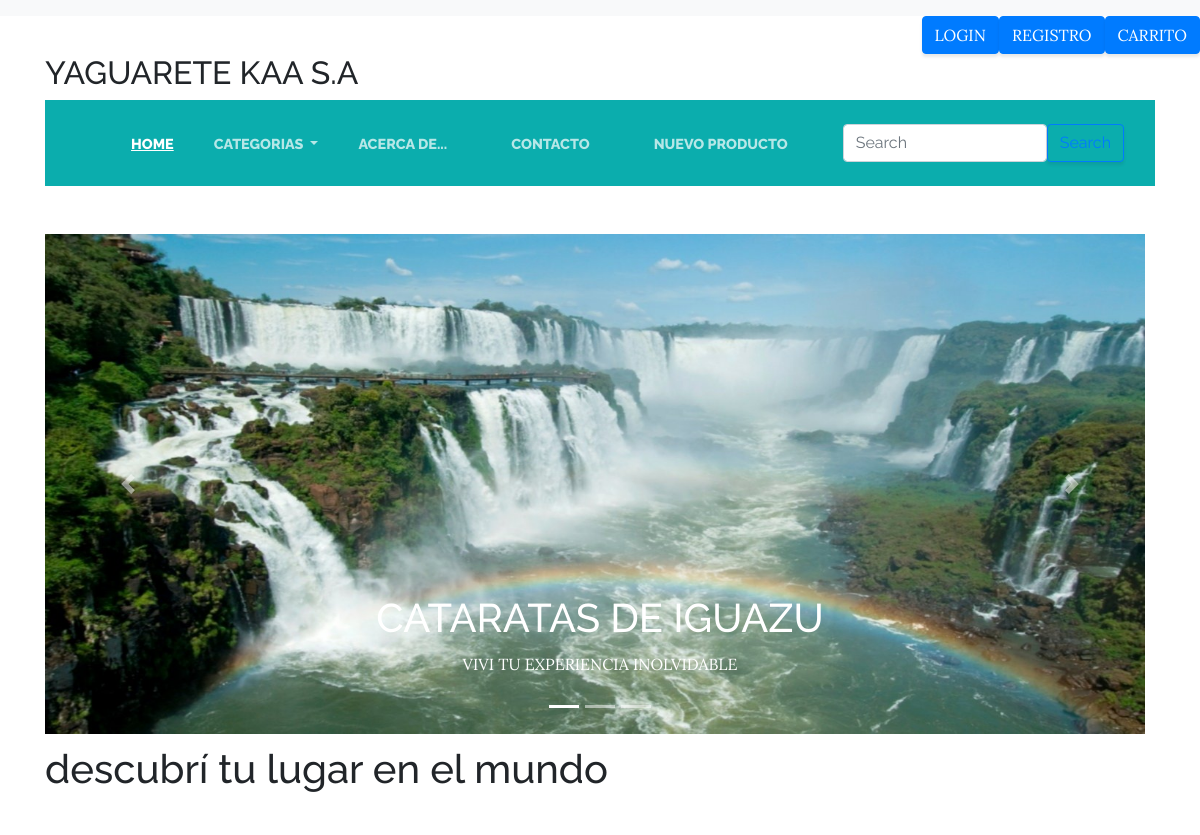
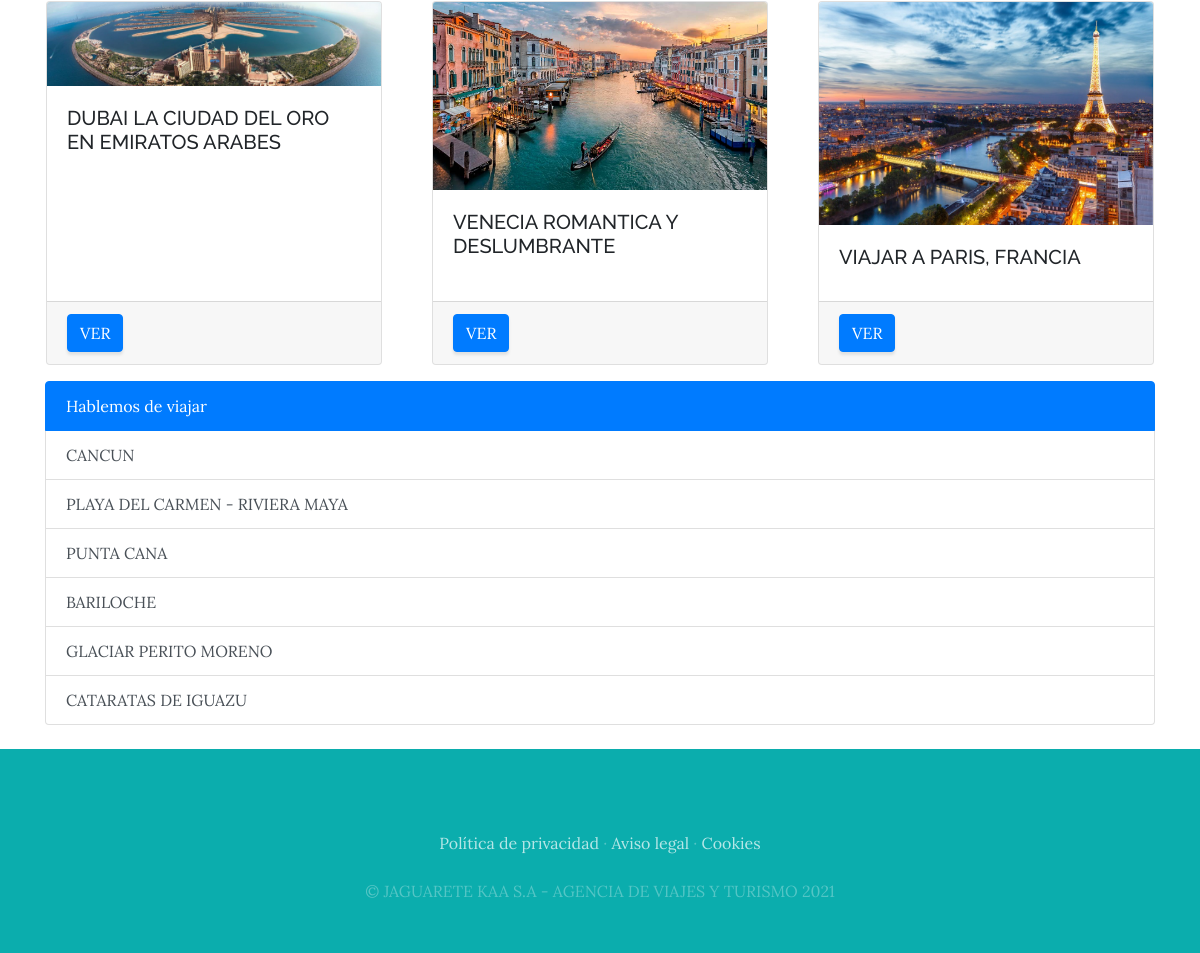
The page / on the database its author committed (2 pictures, top to bottom).
### ProyectoWebApp/models.py (models this page shows)
class Productos(models.Model):
    categoria = models.ForeignKey(Categorias, on_delete=models.CASCADE,
related_name="clasificacion_seccion")
    fecha_creacion = models.DateTimeField(auto_now_add= True)
    titulo = models.CharField(max_length=2000, null=False)
    descripcion = models.CharField(max_length=2000, null=False)
    imagen = models.ImageField(upload_to="productos", blank=True, null=True)
    precio = models.IntegerField()
    precio_oferta = models.IntegerField()
    usuario = models.ForeignKey(User, on_delete=models.CASCADE, related_name="usuario")
    subtotal = models.IntegerField(default=0)

### ProyectoWebApp/views.py (the view)
# urls.py: 2. Add a URL to urlpatterns:  path('', views.home, name='home')
def home(request):
    tres_productos=Productos.objects.all().order_by("-id")[0:3]
    resto_productos = Productos.objects.all().order_by("-id")[3:]
    contexto={
             'tres_productos': tres_productos,
             'resto_productos': resto_productos
            }
    return render(request, "ProyectoWebApp/home.html", contexto)

### ProyectoWebApp/templates/ProyectoWebApp/home.html (shortened to what this page needs)
{% extends "ProyectoWebApp/base.html" %}
{% load static %}
{% block content %}
  <div id="demo" class="carousel slide" data-ride="carousel">
    <ul class="carousel-indicators">
      <li data-target="#demo" data-slide-to="0" class="active"></li>
      <li data-target="#demo" data-slide-to="1"></li>
      <li data-target="#demo" data-slide-to="2"></li>
    </ul>
    <div class="carousel-inner">
      <div class="carousel-item active">
        <img src="{% static 'ProyectoWebApp/img/cataratas1.jpg' %}" alt="cataratas" width="1100" height="500">
        <div class="carousel-caption">
          <h1>CATARATAS DE IGUAZU</h1>
          <p>VIVI TU EXPERIENCIA INOLVIDABLE</p>
        </div>
      </div>
    </div>
    <a class="carousel-control-prev" href="#demo" data-slide="prev">
      <span class="carousel-control-prev-icon"></span>
    </a>
    <a class="carousel-control-next" href="#demo" data-slide="next">
      <span class="carousel-control-next-icon"></span>
    </a>
  </div>
  <h1 class="jaguarete-font jaguarete-color margin-top-none"><span><p>descubrí tu lugar en el mundo</p></span></h1>
</div>
<div class="container">
  <div class="row d-flex justify-content-between">
   {% for producto in tres_productos %}
  <div class="card m-3 imagen" style="width:21rem">
    <img src="{{producto.imagen.url }}" class="card-img-top" alt="...">
    <div class="card-body">
    <h5 class="card-title">{{producto.titulo}}</h5>
  </div>
    <div class="card-footer">
        <a href="{% url 'VISUALIZAR' producto.id %}" class="btn btn-primary">VER</a>
      </div>
    </div>
    {% endfor %}
    </div>
<div class="list-group">
  <a href="#" class="list-group-item list-group-item-action active" aria-current="true">
    Hablemos de viajar
  </a>
  {% for producto in resto_productos %}
  <a href="{% url 'VISUALIZAR' producto.id %}" class="list-group-item list-group-item-action">{{ producto.titulo }}</a>
  {% endfor %}
</div>
</div>
<br>
{% endblock %}

### ProyectoWebApp/templates/ProyectoWebApp/base.html (shortened to what this page needs)
<!DOCTYPE html>
<html lang="en">
  <head>
<head>
    {% load static %}
    <link href="{% static 'ProyectoWebApp/vendor/bootstrap/css/bootstrap.min.css' %}" rel="stylesheet">
    <link href="{% static 'ProyectoWebApp/css/gestion.css' %}" rel="stylesheet">
</head>
<body>
  <nav class="navbar navbar-light bg-light">
  </nav>
  <div class="d-grid gap-2 d-md-flex justify-content-md-end">
    {% if user.is_authenticated%}
    <a href="#">@{{ user.username }}</a>
    <a href="{% url 'logout' %}" class="btn btn-primary">DESCONECTAR</a>
    {% else %}
    <a href="{% url 'login' %}" class="btn btn-primary">LOGIN</a>
    <a href="{% url 'REGISTRO' %}" class="btn btn-primary">REGISTRO</a>
    {% endif %}
    <button class="btn btn-primary" type="button">CARRITO</button>
  </div>
<div class="container">
    <h2> YAGUARETE KAA S.A</h2>
 <nav class="navbar navbar-expand-lg navbar-dark py-lg-4" id="mainNav">
  <div class="container">
    <div class="collapse navbar-collapse" id="navbarResponsive">
      <ul class="navbar-nav mx-auto">
        <li class="nav-item {% if request.path == '/' %}active{% endif %} px-lg-4">
          <a class="nav-link text-uppercase text-expanded" href="{% url 'HOME' %}">HOME</a>
        </li>
        <li class="nav-item {% if request.path == '/categorias' %}active {% endif %}dropdown">
          <a class="nav-link dropdown-toggle" href="#" id="navbardrop" data-toggle="dropdown">
            CATEGORIAS
          </a>
        </li>
        <li class="nav-item {% if request.path == '/acerca' %}active {% endif %} px-lg-4">
          <a class="nav-link text-uppercase text-expanded" href="{% url 'ACERCA DE...' %}">ACERCA DE...</a>
        </li>
        <li class="nav-item {% if request.path == '/contacto' %}active {% endif %}px-lg-4">
          <a class="nav-link text-uppercase text-expanded" href="{% url 'CONTACTO' %}">CONTACTO</a>
        </li>
        <li class="nav-item {% if request.path == '/nuevo' %}disabled {% endif %}px-lg-4">
          <a class="nav-link text-uppercase text-expanded" href="{% url 'NUEVO PRODUCTO' %}">NUEVO PRODUCTO</a>
        </li>
       </ul>
      <form class="d-flex">
        <input class="form-control me-2" type="search" placeholder="Search" aria-label="Search">
        <button class="btn btn-outline-primary" type="submit">Search</button>
      </form>
    </div>
  </div>
</nav><br><br>
 {% block content %}
 {% endblock %}
    <footer class="footer text-faded text-center py-5">
      <div class="container">
        <p class="m-0 mbt">
        	<a href="sample.html" class="link">Política de privacidad</a> ·
        	<a href="sample.html" class="link">Aviso legal</a> ·
        	<a href="sample.html" class="link">Cookies</a>
		</p>
        <p class="m-0 mbt1">&copy; JAGUARETE KAA S.A - AGENCIA DE VIAJES Y TURISMO 2021</p>
      </div>
	</footer>
</body>
</html>

### ProyectoWebApp/static/ProyectoWebApp/css/gestion.css (style rules this page uses)
body { font-family: 'Lora'; background: white; background-attachment: fixed; background-position: center; background-size: auto; }
h1, h2, h3, h4, h5, h6 { font-family: 'Raleway'; }
p { line-height: 1.75; }
.text-faded { color: rgba(255, 255, 255, 0.3); }
#mainNav { background-color: rgb(11, 173, 173); font-family: 'Raleway'; }
#mainNav .navbar-nav .nav-item .nav-link { color: rgba(255, 255, 255, 0.7); font-weight: 800; }
#mainNav .navbar-nav .nav-item.active .nav-link { color: #ffffff; text-decoration: underline; }
@media (min-width: 992px) { #mainNav .navbar-nav .nav-item .nav-link { font-size: 0.9rem; } }
.footer { background-color: rgb(11, 173, 173); }
.btn { box-shadow: 0px 3px 3px 0px rgba(33, 37, 41, 0.1); }
.mbt { padding-top: 2rem; }
.mbt1 { padding-top: 1.25rem; }
a.link { color: rgba(255, 255, 255, 0.7); }

### rows shown on the page
Productos: imagen (picture), titulo "DUBAI LA CIUDAD DEL ORO EN EMIRATOS ARABES"
Productos: imagen (picture), titulo "VENECIA ROMANTICA Y DESLUMBRANTE"
Productos: imagen (picture), titulo "VIAJAR A PARIS, FRANCIA"
Productos: titulo "CANCUN"
Productos: titulo "PLAYA DEL CARMEN - RIVIERA MAYA"
Productos: titulo "PUNTA CANA"
Productos: titulo "BARILOCHE"
Productos: titulo "GLACIAR PERITO MORENO"
Productos: titulo "CATARATAS DE IGUAZU"
